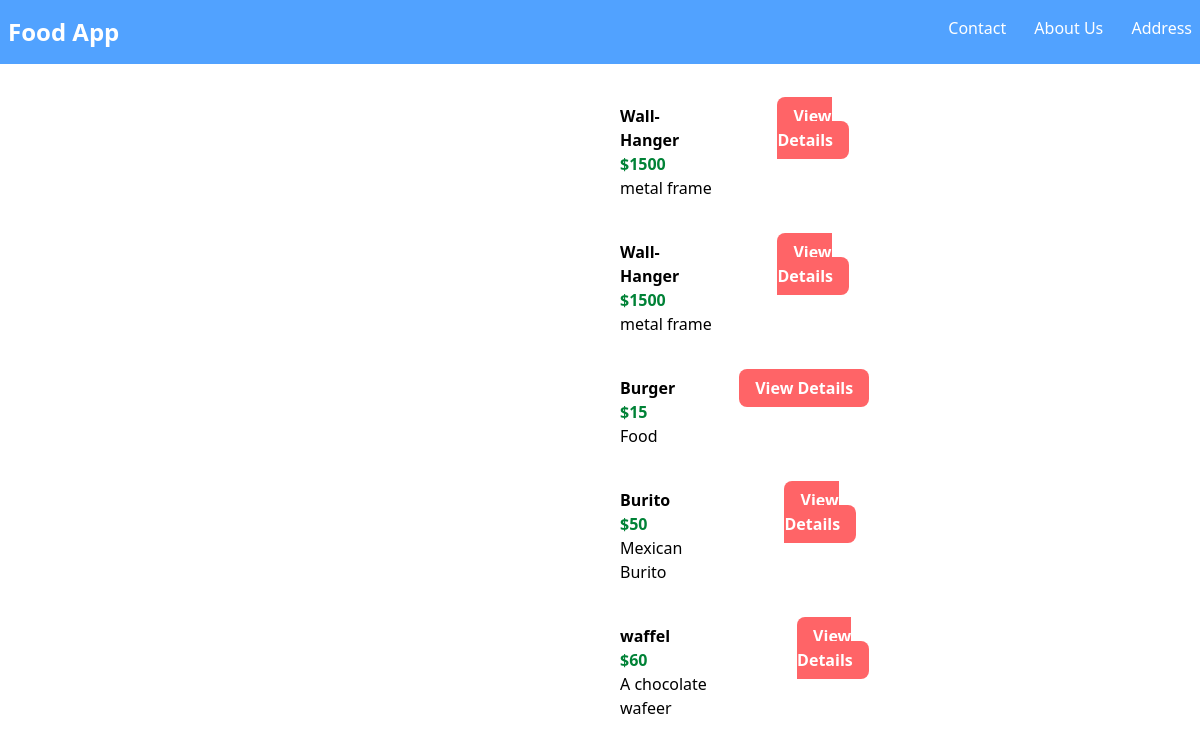
Page /myapp/ on the earlier database version.
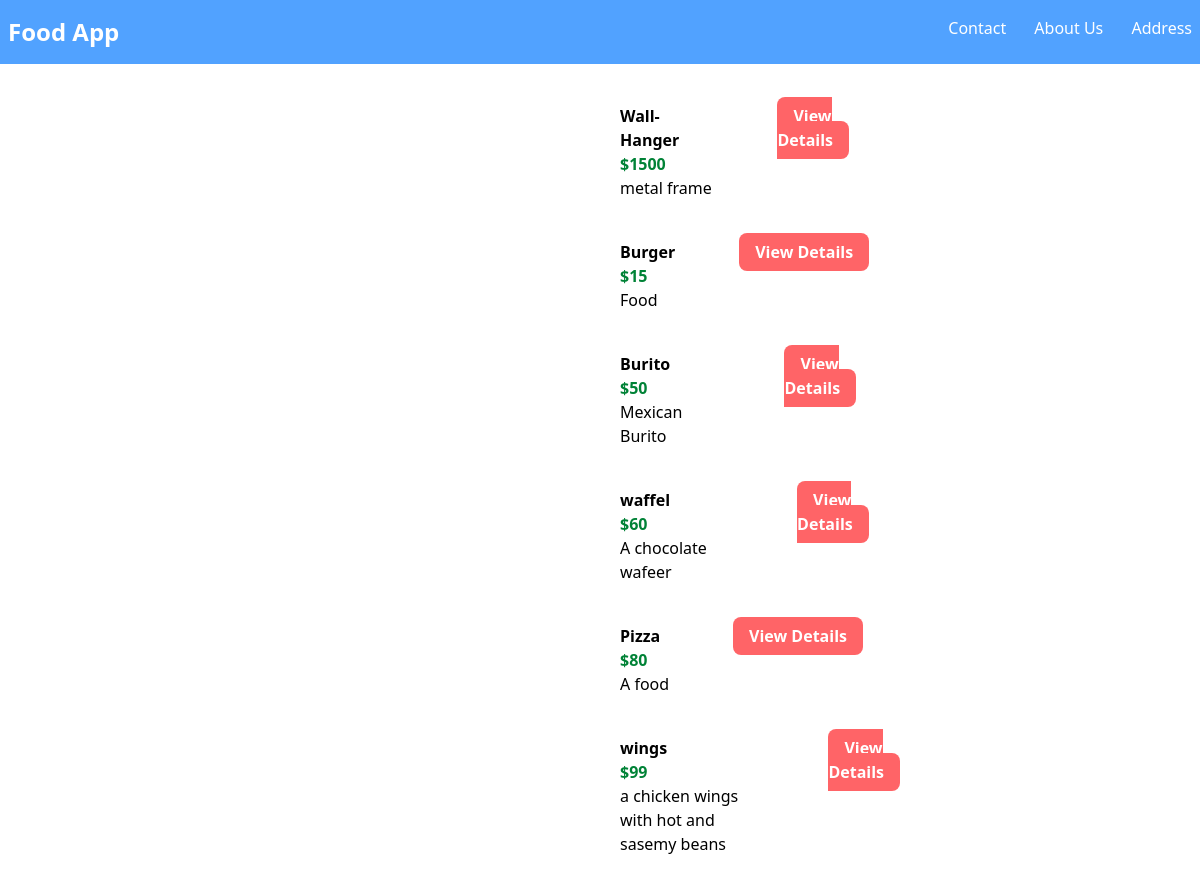
Same page on the later database version.
### myapp/models.py (models this page shows, shortened)
class Item(models.Model):
    item_name = models.CharField(max_length=200)
    item_desc = models.CharField()
    item_price = models.IntegerField()
    item_disc = models.IntegerField()
    item_image = models.CharField(max_length=500,default='https://www.foodservicerewards.com/cdn/shop/t/262/assets/fsr-placeholder.png?v=45093109498714503231652397781')

### myapp/views.py (the view)
# urls.py: path('',views.index,name='index'),
def index(response):
    item_list = Item.objects.all()
    context ={
              'item_list': item_list
              }
    return render(response,"myapp/index.html",context)

### myapp/templates/myapp/index.html (shortened to what this page needs)
{% extends "myapp/base.html" %}
{% block body %}
<div class=" ">
  {% for item in item_list %}
  <div class='flex m-10 w-1/2 mx-auto'>
    <div>
    </div>
    <div class="mx-16">
      <div class="font-bold">{{item.item_name}}</div>
      <div class="text-green-700 font-bold">${{item.item_price}}</div>
      <div>{{item.item_desc}}</div>
    </div>
    <div >
        <a class="px-4 py-2 font-bold bg-red-400 text-white rounded-lg" href="{% url 'myapp:detail' item.id%}">View Details</a>
      </div>
  </div>
  {% endfor %}
</div>
{% endblock %}

### myapp/templates/myapp/base.html (shortened to what this page needs)
<!DOCTYPE html>
<html lang="en">
<head>
     <script src="https://cdn.jsdelivr.net/npm/@tailwindcss/browser@4"></script>
</head>
<body>
<nav class="bg-blue-400 text-white">
    <div class="flex justify-between px-2 py-4 ">
        <a rel="" href =" " class="font-bold text-2xl">Food App </a>
        <div class = "space-x-6">
            <a>Contact</a>
             <a>About Us</a>
              <a>Address</a>
        </div>
    </div>
</nav>
{%block body%}
{% endblock %}
</body>
</html>

Differences in the rows shown:
removed Item: item_name "Wall-Hanger", item_price "1500", item_desc "metal frame"
added Item: item_name "Pizza", item_price "80", item_desc "A food"
added Item: item_name "wings", item_price "99", item_desc "a chicken wings with hot and sasemy beans"
